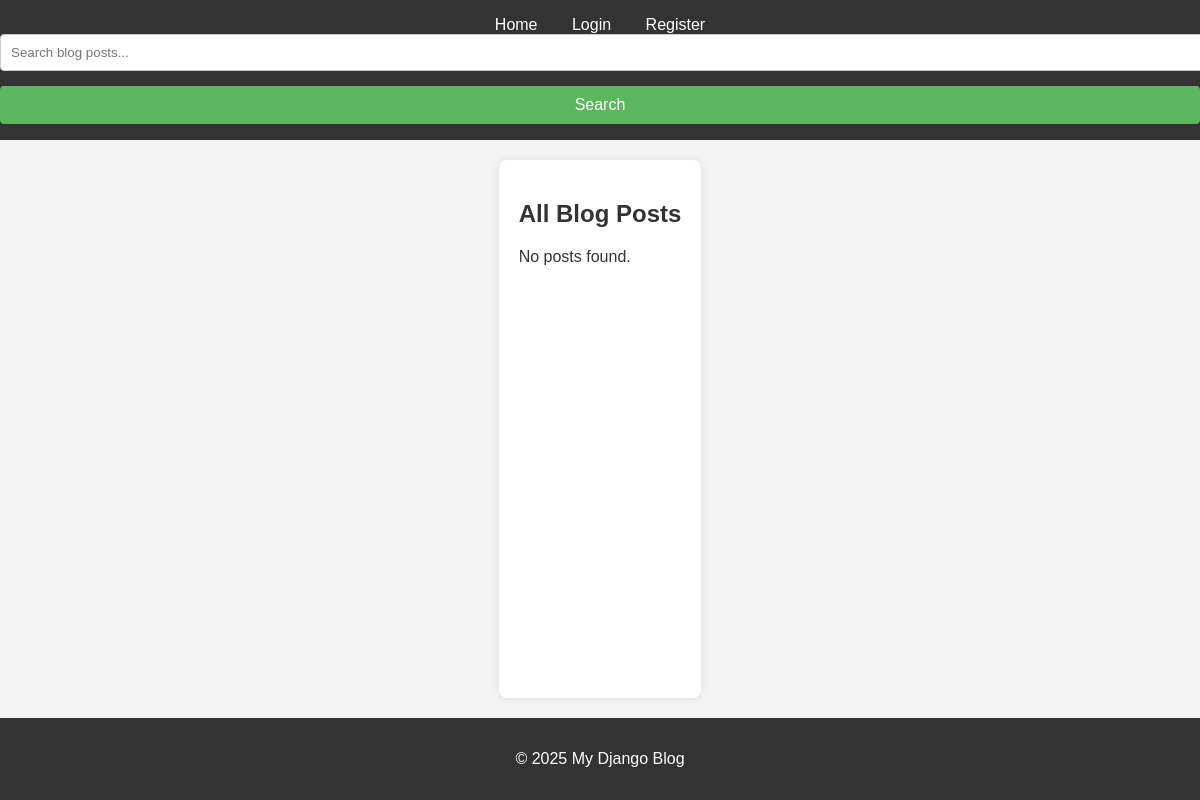
/, run on an earlier commit of the app's database.
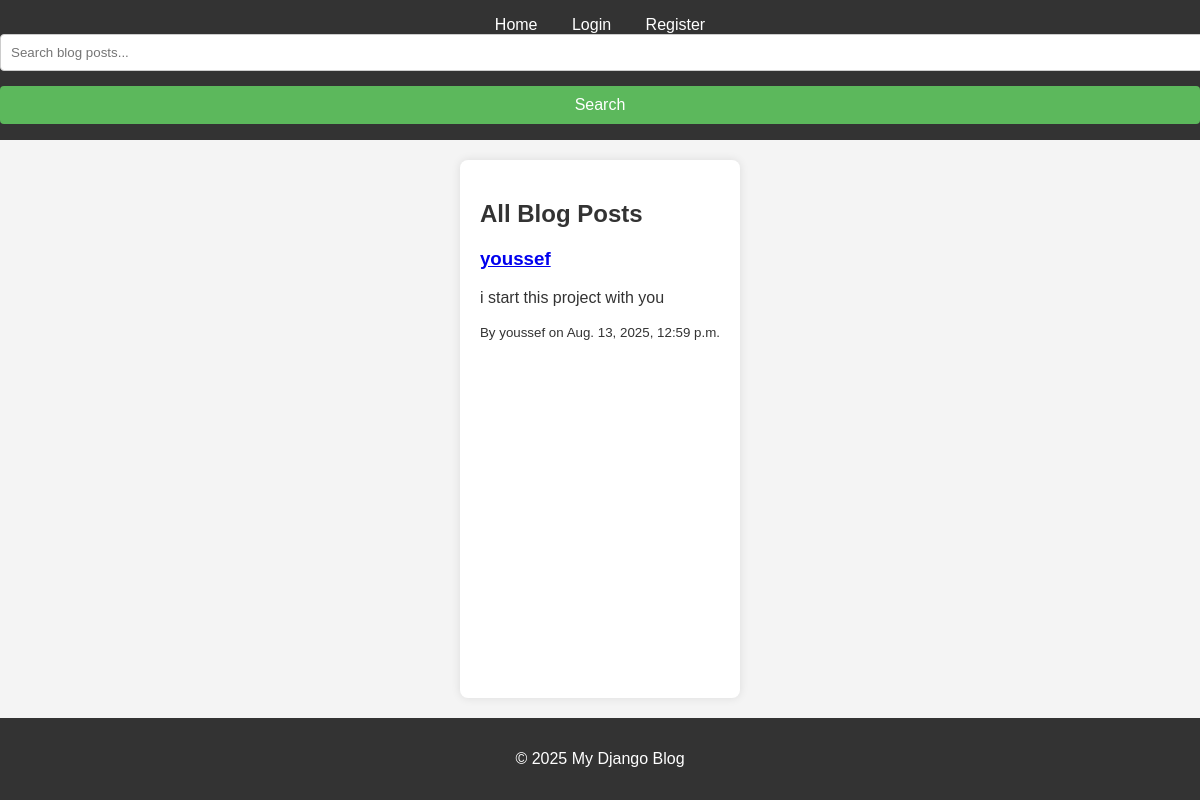
And on a later commit of the database.
### blog/models.py (models this page shows)
class Post(models.Model):
    title = models.CharField(max_length=200)
    content = models.TextField()
    published_date = models.DateTimeField(auto_now_add=True)
    author = models.ForeignKey(User, on_delete=models.CASCADE)
    tags = TaggableManager()
    pass

### blog/views.py (the view)
# urls.py: path('', PostListView.as_view(), name='post-list'),
class PostListView(ListView):
    model = Post
    template_name = 'blog/post_list.html'
    context_object_name = 'posts'

### blog/templates/blog/post_list.html (shortened to what this page needs)
{% extends 'base.html' %}
{% block content %}
    <h2>All Blog Posts</h2>
    {% for post in posts %}
        <article>
            <h3><a href="{% url 'post-detail' post.pk %}">{{ post.title }}</a></h3>
            <p>{{ post.content|truncatechars:150 }}</p>
            <small>By {{ post.author.username }} on {{ post.published_date }}</small>
        </article>
    {% empty %}
        <p>No posts found.</p>
    {% endfor %}
{% endblock %}

### blog/templates/base.html (shortened to what this page needs)
{% load static %}
<!DOCTYPE html>
<html lang="en">
<head>
    <link rel="stylesheet" href="{% static 'css/styles.css' %}">
</head>
<body>
    <header>
        <nav>
            <a href="/">Home</a>
            {% if user.is_authenticated %}
                <a href="{% url 'profile' %}">Profile</a>
                <a href="{% url 'logout' %}">Logout</a>
            {% else %}
                <a href="{% url 'login' %}">Login</a>
                <a href="{% url 'register' %}">Register</a>
            {% endif %}
	    <form action="{% url 'post-search' %}" method="get">
	        <input type="text" name="q" placeholder="Search blog posts...">
	        <button type="submit">Search</button>
	    </form>
        </nav>
    </header>
    <main>
        {% block content %}
        {% endblock %}
    </main>
    <footer>
        <p>&copy; 2025 My Django Blog</p>
    </footer>
</body>
</html>

### blog/static/css/styles.css (style rules this page uses)
body { font-family: Arial, sans-serif; background-color: #f4f4f4; color: #333; margin: 0; padding: 0; display: flex; flex-direction: column; min-height: 100vh; }
header { background: #333; color: #fff; padding: 1em 0; text-align: center; }
header nav a { color: #fff; margin: 0 15px; text-decoration: none; }
main { flex: 1; padding: 20px; max-width: 800px; margin: 20px auto; background: #fff; border-radius: 8px; box-shadow: 0 0 10px rgba(0, 0, 0, 0.1); }
form { display: flex; flex-direction: column; gap: 15px; }
form input[type="text"], form input[type="password"] { width: 100%; padding: 10px; border: 1px solid #ccc; border-radius: 4px; }
button[type="submit"] { background: #5cb85c; color: white; padding: 10px 15px; border: none; border-radius: 4px; cursor: pointer; font-size: 16px; }
footer { text-align: center; padding: 1em 0; background: #333; color: #fff; margin-top: auto; }

What changed in the data, as far as the page shows it:
added Post: title "youssef", content "i start this project with you", author.username "youssef", published_date "Aug. 13, 2025, 12:59 p.m."
Also different on the page:
text no longer shown: "No posts found."
